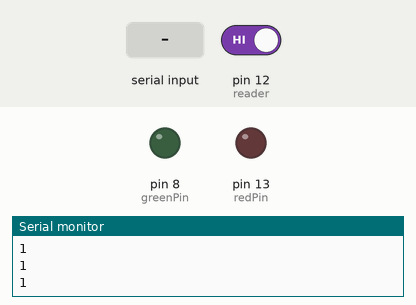
Recording of a sketch running on a simulated Arduino Uno, built with avr-gcc and run on an emulated ATmega328P. Parts: output pins drawn as LEDs (lit = HIGH), the last lines printed to the serial monitor. Inputs (shaded band) come from the test bench; at power-on: pin 12 (reader) HIGH.

Above: at 1.2 s.
1.3 s: pin 12 (reader) driven LOW
2.8 s: "red\n" received over Serial
4.3 s: "green\n" received over Serial
At 4.7 s:
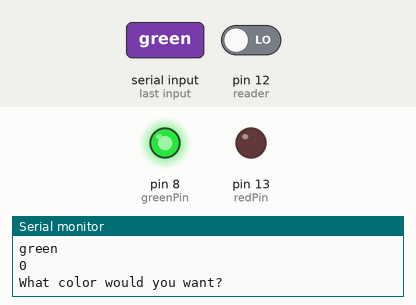
Timing chart, 0 to 7.3 s (numbered marks = the images above; inputs shaded):
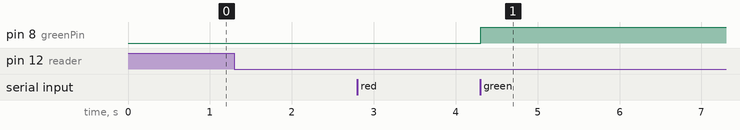

The sketch:

buttomcolor.ino
```cpp
 int reader = 12;
int status;
int redPin = 13;
int greenPin = 8;
String msg = "What color would you want?";
String color = "";
String msg2 = "For how long?";
int lightsUp;
int time = 1000;

void setup() {
  // put your setup code here, to run once:
  Serial.begin(9600);
  pinMode(reader, INPUT);
  pinMode(redPin, OUTPUT);
  pinMode(greenPin, OUTPUT);
}

void loop() {
  // put your main code here, to run repeatedly:
  status = digitalRead(reader);
  Serial.println(status);
  //digitalWrite(redPin,HIGH);
  if (status == 0){
    digitalWrite(redPin, LOW);
    digitalWrite(redPin, LOW);
    Serial.println(msg);
    while(!Serial.available()){}
    color = Serial.readStringUntil('\n'); // Read input until newline character
    color.trim(); // Remove any whitespace or newline characters
    Serial.println(color);
  }
  //Serial.println(color);
  if(color == "red"){
    digitalWrite(redPin, HIGH);
    digitalWrite(greenPin,LOW);
  }
  else if(color == "green"){
    digitalWrite(greenPin, HIGH);
    digitalWrite(redPin, LOW);
  }

  //delay(time);
}
```

Measured:
- after the input at 4.3 s, pin 8 (greenPin): LOW → HIGH at once
